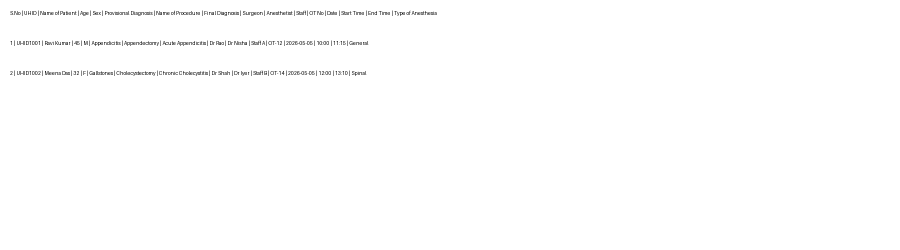
#> input picture backend/sample_register.png, 1800 x 500 px (shown at 1/2 size)
$ python -i table_detector.py   (imports and definitions only)
#> lines starting #> are read from the running program, lines starting #| are printed output that depends on the picture; after the words box and inside, x2 and y2 are one past the last pixel; in counts of white or black regions, pixels touching at a corner belong together
from __future__ import annotations

from dataclasses import dataclass
from pathlib import Path
from statistics import median

import cv2
import numpy as np
from fastapi import HTTPException


@dataclass(frozen=True)
class TableCell:
    row_index: int
    column_index: int
    column_name: str
    bbox: tuple[int, int, int, int]
    image: np.ndarray


@dataclass(frozen=True)
class TableDetectionResult:
    columns: list[str]
    rows: list[list[TableCell]]
    debug_image_path: str | None = None
    debug_lines_path: str | None = None
    table_detected: bool = False
    partial_table_detected: bool = False
    horizontal_line_count: int = 0
    vertical_line_count: int = 0


REGISTER_COLUMNS = [
    "S.No",
    "UHID",
    "Patient Name",
    "Age/Sex",
    "Provisional Diagnosis",
    "Procedure",
    "Final Diagnosis",
    "Anaesthetist",
    "OT No",
    "Date",
    "Start Time",
    "End Time",
]


def detect_table_cells(image_path: str, output_dir: str | Path | None = None, columns: list[str] | None = None) -> TableDetectionResult:
#> called with image_path = '../../sample_register.png'
    image = cv2.imread(image_path)
#> image is the input picture: shape (500, 1800, 3); min 1, max 255, mean 253.6
    if image is None:
        raise HTTPException(status_code=400, detail="Unable to read preprocessed table image")

    target_columns = columns or REGISTER_COLUMNS
    height, width = image.shape[:2]
#> height = 500; width = 1800
    gray = cv2.cvtColor(image, cv2.COLOR_BGR2GRAY)
    binary = cv2.adaptiveThreshold(~gray, 255, cv2.ADAPTIVE_THRESH_MEAN_C, cv2.THRESH_BINARY, 35, -8)
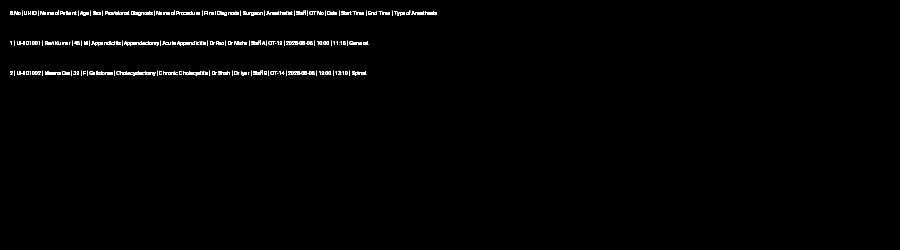
#> binary: shape (500, 1800) (shown at 1/2 size); 0.82% white in thin lines or dots, all inside (x1, y1, x2, y2) = (20, 21, 873, 152)

    horizontal_kernel = cv2.getStructuringElement(cv2.MORPH_RECT, (max(width // 30, 35), 1))
    vertical_kernel = cv2.getStructuringElement(cv2.MORPH_RECT, (1, max(height // 18, 24)))
#> vertical_kernel = 27 values from 1 to 1
    horizontal = cv2.dilate(cv2.erode(binary, horizontal_kernel, iterations=1), horizontal_kernel, iterations=2)
#> horizontal: shape (500, 1800); every value is 0
    vertical = cv2.dilate(cv2.erode(binary, vertical_kernel, iterations=1), vertical_kernel, iterations=2)

    hough_horizontal, hough_vertical = _hough_line_positions(binary, width, height)
#> in _hough_line_positions, `edges = cv2.Canny(binary, 50, 150, apertureSize=3)`:
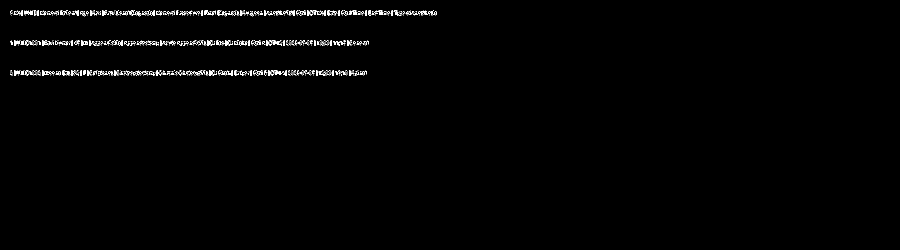
#> edges: shape (500, 1800) (shown at 1/2 size); 0.78% white in thin lines or dots, all inside (x1, y1, x2, y2) = (20, 20, 874, 152)
#> in _hough_line_positions, `lines = cv2.HoughLinesP(edges, 1, np.pi / 180, threshold=70, minLineLe..`: lines = 31 rows, first 6: [20, 23, 872, 23], [20, 29, 872, 29], [20, 27, 872, 27], [20, 83, 736, 83], [22, 89, 732, 89], [22, 26, 872, 26]
#> the loop in _hough_line_positions, `for line in lines[:, 0]:` made 31 passes
#> (x1, y1, x2, y2, dx) on passes 1 to 12: (20, 23, 872, 23, 852), (20, 29, 872, 29, 852), (20, 27, 872, 27, 852), (20, 83, 736, 83, 716), (22, 89, 732, 89, 710), (22, 26, 872, 26, 850), (21, 25, 873, 25, 852), (26, 28, 872, 28, 846), (21, 147, 732, 147, 711), (20, 149, 728, 149, 708), (28, 146, 732, 146, 704), (22, 86, 736, 86, 714)
#> after the loop in _hough_line_positions, `for line in lines[:, 0]:`: horizontal = [23, 29, 27, 83, 89, 26, 25, 28, 147, 149, 146, 86, 143, 85, 145, 88, 87, 24, 148, 84, 150]; vertical = []
#> hough_horizontal has the same summary as horizontal in _hough_line_positions; hough_vertical = []
    horizontal_lines = _merge_positions(
        sorted(horizontal_lines := _line_positions(horizontal, axis="horizontal", min_length=max(width * 0.25, 90), tolerance=10) + hough_horizontal),
        tolerance=12,
    )
#> the loop in _merge_positions (call 2), `for value in values[1:]:` made 20 passes
#> value on passes 1 to 12: 24, 25, 26, 27, 28, 29, 83, 84, 85, 86, 87, 88
#> horizontal_lines = [26, 86, 147]
    vertical_lines = _merge_positions(
        sorted(vertical_lines := _line_positions(vertical, axis="vertical", min_length=max(height * 0.15, 70), tolerance=10) + hough_vertical),
        tolerance=12,
    )
#> vertical_lines = []
    horizontal_count = len(horizontal_lines)
#> horizontal_count = 3
    vertical_count = len(vertical_lines)
#> vertical_count = 0
    full_grid = horizontal_count >= 6 and vertical_count >= min(len(target_columns), 8)
#> full_grid = False
    partial_grid = horizontal_count >= 6 and vertical_count >= 5
#> partial_grid = False
    detected_horizontal_lines = list(horizontal_lines)
#> detected_horizontal_lines = [26, 86, 147]
    detected_vertical_lines = list(vertical_lines)
#> detected_vertical_lines = []

    if len(vertical_lines) < len(target_columns) + 1:
        vertical_lines = _fallback_column_lines(width, len(target_columns))
    else:
        vertical_lines = _normalize_vertical_lines(vertical_lines, width, len(target_columns))

    if len(horizontal_lines) < 3:
        horizontal_lines = _fallback_row_lines(height)
    else:
        horizontal_lines = _normalize_horizontal_lines(horizontal_lines, height)
#> in _normalize_horizontal_lines, `normalized = sorted({max(0, min(height, line)) for line in lines})`: normalized = [26, 86, 147]
#> horizontal_lines = [0, 26, 86, 147, 500]

    row_bands = _data_row_bands(horizontal_lines, height)
#> in _data_row_bands, `bands = [(top, bottom) for top, bottom in zip(lines, lines[1:], strict..`: bands = [(0, 26), (26, 86), (86, 147), (147, 500)]
#> in _data_row_bands, `heights = [bottom - top for top, bottom in bands]`: heights = [26, 60, 61, 353]
#> in _data_row_bands, `typical_height = median(heights)`: typical_height = 60.5
#> the loop in _data_row_bands, `for index, (top, bottom) in enumerate(bands):` made 4 passes
#> (top, bottom, band_height) on passes 1 to 4: (0, 26, 26), (26, 86, 60), (86, 147, 61), (147, 500, 353)
#> after the loop in _data_row_bands, `for index, (top, bottom) in enumerate(bands):`: data_bands = [(26, 86), (86, 147), (147, 500)]
#> row_bands = [(26, 86), (86, 147), (147, 500)]
    rows: list[list[TableCell]] = []
    for row_index, (top, bottom) in enumerate(row_bands, start=1):
        row_cells: list[TableCell] = []
        for column_index, column_name in enumerate(target_columns):
            left, right = vertical_lines[column_index], vertical_lines[column_index + 1]
            crop = _crop_cell(image, left, top, right, bottom)
            row_cells.append(TableCell(row_index=row_index, column_index=column_index, column_name=column_name, bbox=(left, top, right, bottom), image=crop))
        rows.append(row_cells)
#> this loop made 3 passes
#> (top, bottom) on passes 1 to 3: (26, 86), (86, 147), (147, 500)
#> pass 1, in _crop_cell, `crop = image[max(0, top + pad_y) : min(height, bottom - pad_y), max(0,..`:
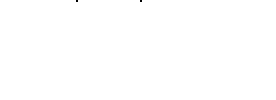
#> crop: shape (50, 138, 3) (shown 2 times larger); values 15 (black) and 255 (white), 100% white; black in thin lines or dots, all inside (x1, y1, x2, y2) = (38, 0, 71, 1)
#> after the loop: crop: shape (297, 138, 3); every value is 255
#> after the loop, rows = 3 items

    debug_lines_path = _save_line_debug(image, detected_horizontal_lines, detected_vertical_lines, output_dir)
    debug_image_path = _save_debug_image(image, rows, output_dir)
    return TableDetectionResult(
        columns=target_columns,
        rows=rows,
        debug_image_path=debug_image_path,
        debug_lines_path=debug_lines_path,
        table_detected=full_grid,
        partial_table_detected=partial_grid,
        horizontal_line_count=horizontal_count,
        vertical_line_count=vertical_count,
    )


# [15 lines left out: function detect_table_grid, not called in this run]


def _line_positions(mask: np.ndarray, axis: str, min_length: float, tolerance: int) -> list[int]:
    contours, _ = cv2.findContours(mask, cv2.RETR_EXTERNAL, cv2.CHAIN_APPROX_SIMPLE)
    positions: list[int] = []
    for contour in contours:
        x, y, width, height = cv2.boundingRect(contour)
        if axis == "horizontal" and width >= min_length and height <= 24:
            positions.append(y + height // 2)
        if axis == "vertical" and height >= min_length and width <= 24:
            positions.append(x + width // 2)
    return _merge_positions(sorted(positions), tolerance=tolerance)


def _merge_positions(values: list[int], tolerance: int) -> list[int]:
    if not values:
        return []
    groups: list[list[int]] = [[values[0]]]
    for value in values[1:]:
        if value - groups[-1][-1] <= tolerance:
            groups[-1].append(value)
        else:
            groups.append([value])
    return [round(sum(group) / len(group)) for group in groups]


def _hough_line_positions(binary: np.ndarray, width: int, height: int) -> tuple[list[int], list[int]]:
    edges = cv2.Canny(binary, 50, 150, apertureSize=3)
    min_line = max(50, min(width, height) // 5)
    lines = cv2.HoughLinesP(edges, 1, np.pi / 180, threshold=70, minLineLength=min_line, maxLineGap=18)
    horizontal: list[int] = []
    vertical: list[int] = []
    if lines is None:
        return horizontal, vertical
    for line in lines[:, 0]:
        x1, y1, x2, y2 = [int(value) for value in line]
        dx = abs(x2 - x1)
        dy = abs(y2 - y1)
        if dx > width * 0.2 and dy <= max(10, dx * 0.08):
            horizontal.append(round((y1 + y2) / 2))
        elif dy > height * 0.15 and dx <= max(10, dy * 0.08):
            vertical.append(round((x1 + x2) / 2))
    return horizontal, vertical


# [19 lines left out: function _normalize_vertical_lines, not called in this run]


def _normalize_horizontal_lines(lines: list[int], height: int) -> list[int]:
    normalized = sorted({max(0, min(height, line)) for line in lines})
    if not normalized or normalized[0] > 10:
        normalized.insert(0, 0)
    if height - normalized[-1] > 10:
        normalized.append(height)
    return normalized


def _fallback_column_lines(width: int, column_count: int) -> list[int]:
    return [round(width * index / column_count) for index in range(column_count + 1)]


def _fallback_row_lines(height: int) -> list[int]:
    estimated_total_rows = 13
    return [round(height * index / estimated_total_rows) for index in range(estimated_total_rows + 1)]


def _data_row_bands(lines: list[int], height: int) -> list[tuple[int, int]]:
    bands = [(top, bottom) for top, bottom in zip(lines, lines[1:], strict=False) if bottom - top >= 18]
    if not bands:
        return []

    heights = [bottom - top for top, bottom in bands]
    typical_height = median(heights)
    data_bands = []
    for index, (top, bottom) in enumerate(bands):
        band_height = bottom - top
        if index == 0 and (band_height > typical_height * 1.2 or top < height * 0.18):
            continue
        if band_height < max(18, typical_height * 0.35):
            continue
        data_bands.append((top, bottom))

    if data_bands:
        return data_bands
    return bands[1:] if len(bands) > 1 else bands


def _crop_cell(image: np.ndarray, left: int, top: int, right: int, bottom: int) -> np.ndarray:
    height, width = image.shape[:2]
    cell_width = max(1, right - left)
    cell_height = max(1, bottom - top)
    pad_x = max(3, round(cell_width * 0.04))
    pad_y = max(3, round(cell_height * 0.08))
    crop = image[max(0, top + pad_y) : min(height, bottom - pad_y), max(0, left + pad_x) : min(width, right - pad_x)]
    if crop.size == 0:
        return image[max(0, top) : min(height, bottom), max(0, left) : min(width, right)]
    return crop


def _save_debug_image(image: np.ndarray, rows: list[list[TableCell]], output_dir: str | Path | None) -> str | None:
    if output_dir is None:
        return None
    debug_dir = _debug_dir(output_dir)
    debug_dir.mkdir(parents=True, exist_ok=True)
    overlay = image.copy()
    for row in rows:
        for cell in row:
            left, top, right, bottom = cell.bbox
            cv2.rectangle(overlay, (left, top), (right, bottom), (0, 180, 255), 1)
            if cell.column_index == 0:
                cv2.putText(overlay, str(cell.row_index), (left + 4, max(top + 16, 16)), cv2.FONT_HERSHEY_SIMPLEX, 0.45, (0, 0, 180), 1)
    path = debug_dir / "detected_cells.jpg"
    cv2.imwrite(str(path), overlay)
    return str(path)


def _save_line_debug(image: np.ndarray, horizontal_lines: list[int], vertical_lines: list[int], output_dir: str | Path | None) -> str | None:
    if output_dir is None:
        return None
    debug_dir = _debug_dir(output_dir)
    debug_dir.mkdir(parents=True, exist_ok=True)
    overlay = image.copy()
    height, width = image.shape[:2]
    for y in horizontal_lines:
        cv2.line(overlay, (0, y), (width, y), (0, 180, 0), 2)
    for x in vertical_lines:
        cv2.line(overlay, (x, 0), (x, height), (0, 80, 255), 2)
    path = debug_dir / "detected_lines.jpg"
    cv2.imwrite(str(path), overlay)
    return str(path)


# [5 lines left out: function _debug_dir, not called in this run]

>>> result = detect_table_cells('../../sample_register.png')
